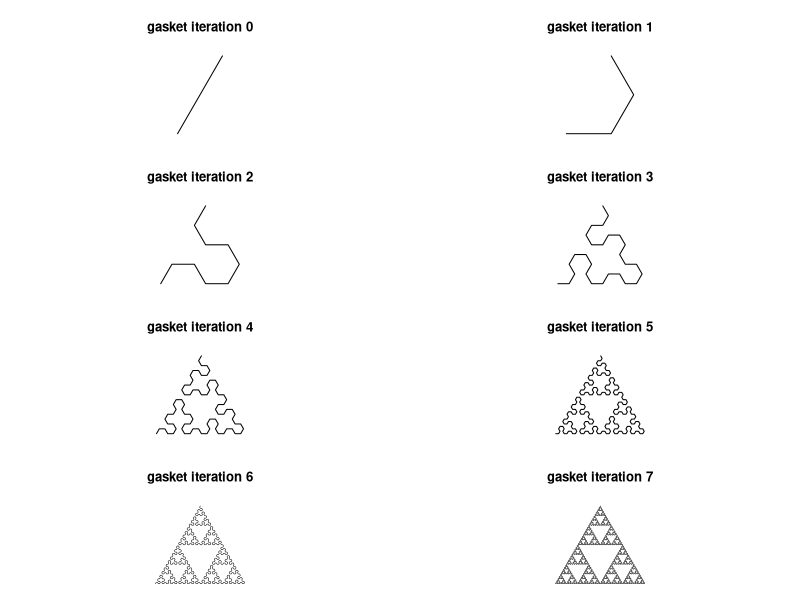
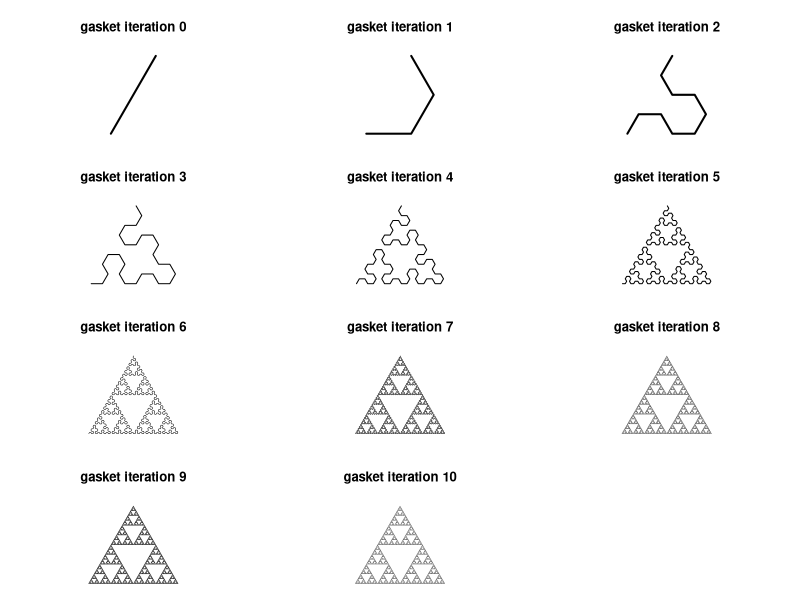

Here is the R script that generated these plots, in order: (Note: a time limit stopped this script after it produced the figures.)
# Sierpinski-gasket filling curve
#
# vector x contains instructions "L", "R" and "A"
# for "turn left 60 degrees", "turn right 60 degrees" and "advance 1 pace"
#
# at stage n x contains instructions for a level n approximation to the curve
# function iterate takes a stage n curve and produces a stage n+1 curve
#
# function flip swaps the left-right orientation of a curve
#
# function trim removes redundant left-right pairs in a curve
#
# function gasket defines the level 1 curve then applies iterate
#
# function plot.gasket translates the curve vector into an array of
# spatial positions called state, each row of which gives x and y co-ordinates,
# and a heading in radians, which is then plotted

iterate <- function(x) {
  x <- c(flip(x), "L", x, "L", flip(x))
  return(trim(x))
}

flip <- function(x) {
  Lidx <- x == "L"
  Ridx <- x == "R"
  x[Lidx] <- "R"
  x[Ridx] <- "L"
  return(x)
}

trim <- function(x) {
  i <- 1
  while (i < length(x)) {
    if (x[i] == "L" & x[i+1] == "R") {
      x <- x[-c(i, i+1)]
    } else if (x[i] == "R" & x[i+1] == "L") {
      x <- x[-c(i, i+1)]
    } else {
      i <- i + 1
    }
  }
  return(x)
}

gasket <- function(n) {
  x <- c("A")
  if (n > 0) {
    for (i in 1:n) x <- iterate(x)
  }
  if (n %% 2 == 0) x <- c("L", x)
  class(x) <- "gasket"
  return(x)
}

plot.gasket <- function(x, ...) {
  state <- matrix(0, nrow=1, ncol=3) #(x,y,radians)
  n <- 1
  for (i in 1:length(x)) {
    if (x[i] == "L") {
      state[n,3] <- state[n,3] + pi/3
    } else if (x[i] == "R") {
      state[n,3] <- state[n,3] - pi/3
    } else {
      state <- rbind(state, state[n,] + c(cos(state[n,3]),sin(state[n,3]),0))
      n <- n+1
    }
  }
  plot(state[,1], state[,2], type="l", asp=1, ...)
}

par(mfrow=c(4,2), mar=c(1,1,4,1))
plot(gasket(0), xlab="", ylab="", main="gasket iteration 0", axes=F)
plot(gasket(1), xlab="", ylab="", main="gasket iteration 1", axes=F)
plot(gasket(2), xlab="", ylab="", main="gasket iteration 2", axes=F)
plot(gasket(3), xlab="", ylab="", main="gasket iteration 3", axes=F)
plot(gasket(4), xlab="", ylab="", main="gasket iteration 4", axes=F)
plot(gasket(5), xlab="", ylab="", main="gasket iteration 5", axes=F)
plot(gasket(6), xlab="", ylab="", main="gasket iteration 6", axes=F, lwd=0.5)
plot(gasket(7), xlab="", ylab="", main="gasket iteration 7", axes=F, lwd=0.5)
par(mfrow=c(1,1))

par(mfrow=c(4,3), mar=c(1,1,4,1))
plot(gasket(0), xlab="", ylab="", main="gasket iteration 0", axes=F, lwd=2)
plot(gasket(1), xlab="", ylab="", main="gasket iteration 1", axes=F, lwd=2)
plot(gasket(2), xlab="", ylab="", main="gasket iteration 2", axes=F, lwd=2)
plot(gasket(3), xlab="", ylab="", main="gasket iteration 3", axes=F)
plot(gasket(4), xlab="", ylab="", main="gasket iteration 4", axes=F)
plot(gasket(5), xlab="", ylab="", main="gasket iteration 5", axes=F)
plot(gasket(6), xlab="", ylab="", main="gasket iteration 6", axes=F, lwd=0.5)
plot(gasket(7), xlab="", ylab="", main="gasket iteration 7", axes=F, lwd=0.5)
plot(gasket(8), xlab="", ylab="", main="gasket iteration 8", axes=F, lwd=0.25)
plot(gasket(9), xlab="", ylab="", main="gasket iteration 9", axes=F, lwd=0.25)
plot(gasket(10), xlab="", ylab="", main="gasket iteration 10", axes=F, lwd=0.1)
plot(gasket(11), xlab="", ylab="", main="gasket iteration 11", axes=F, lwd=0.1)
par(mfrow=c(1,1))
